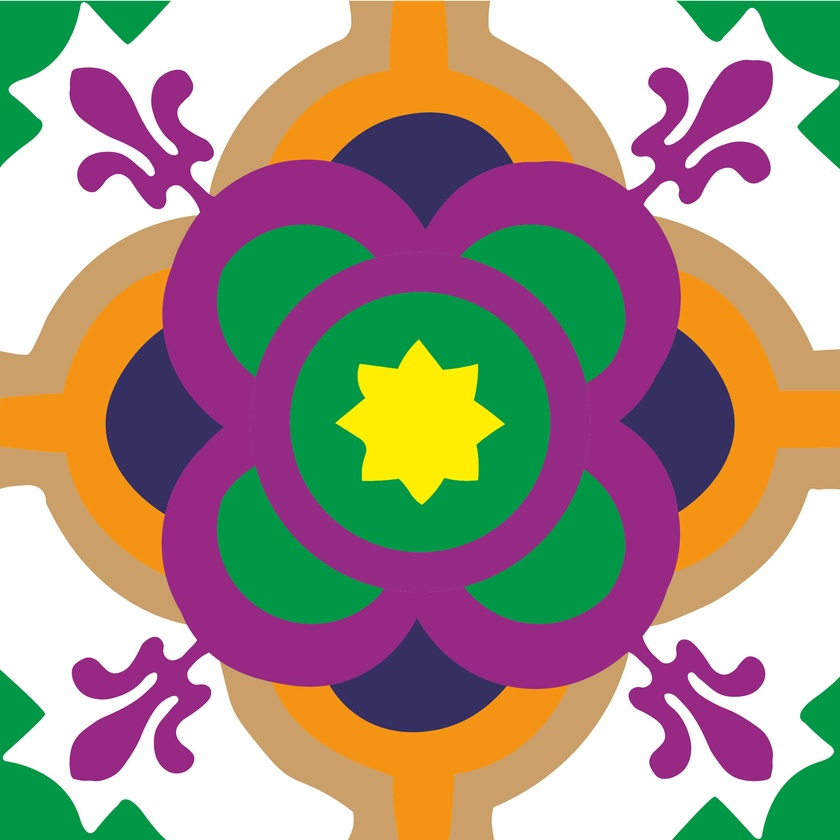
#> input picture image.jpg, 840 x 840 px, shrunk from 2005 x 2005 before the run
$ python 'analyse hsv.py'
#> lines starting #> are read from the running program, lines starting #| are printed output that depends on the picture
import cv2
from sklearn.cluster import KMeans
import numpy as np
import colorsys

image_path = "image.jpg"
colors = ["#024836", "#f2e689", "#15ae86", "#aa39e8", "#cd5d86", "#eb248b", "#ca2589"]

def generate_combinaisons(num_colors=6):
#> called with num_colors = 6
    image = cv2.imread(image_path) # BGR$
#> image is the input picture: shape (840, 840, 3); mean B, G, R 135.5, 147.3, 165.2

    # Convertir l'image lissée en espace de couleurs HSV
    hsv_image = cv2.cvtColor(image, cv2.COLOR_BGR2HSV)
#> hsv_image: shape (840, 840, 3); mean H, S, V 71.1, 141, 193.2

    pixels, shape = get_pixels(hsv_image)
#> shape = (840, 840, 3)

    clusters = get_top_colors(pixels, num_colors)

    generate(pixels, shape, clusters, colors)


def rgb_to_hex(rgb_color):
    return '#{:02x}{:02x}{:02x}'.format(*rgb_color)


def hex_to_rgb(hex_code):
    hex_code = hex_code.lstrip('#')
    return tuple(int(hex_code[i:i+2], 16) for i in (0, 2, 4))


def rgb_to_hsv(rgb_color):
    # Convertir les valeurs RGB en valeurs HSV
    hsv_color = colorsys.rgb_to_hsv(rgb_color[0] / 255.0, rgb_color[1] / 255.0, rgb_color[2] / 255.0)
    # Normaliser les valeurs de teinte et les convertir en degrés
    return (round(hsv_color[0] * 179.0), round(hsv_color[1] * 255.0), round(hsv_color[2] * 255.0))


def hsv_to_rgb(hsv_color):
    # Convertir les valeurs HSV en valeurs RGB
    rgb_color = tuple(round(c * 255) for c in colorsys.hsv_to_rgb(hsv_color[0] / 179.0, hsv_color[1] / 255.0, hsv_color[2] / 255.0))
    return rgb_color


def hsv_to_hex(hsv_color):
    return rgb_to_hex(hsv_to_rgb(hsv_color))

def hex_to_hsv(hex_color):
    return rgb_to_hsv(hex_to_rgb(hex_color))


def get_pixels(image):
    image_array = np.array(image) # transforme l'image en tableau numpy
    shape = image_array.shape # dimensions de l'image : largeur, longueur, canaux
    pixels = image_array.reshape(-1, shape[2]) # matrice n par 3 (4 si png) : n pixels rgb(a)
    return pixels, shape


def hsv_mask(pixels, target_hsv, tolerance):
    # Gérer la teinte (H) de manière cyclique en degrés
    hue_diff = np.abs(pixels[:, 0] - target_hsv[0])
    hue_diff = np.minimum(hue_diff, 179 - hue_diff)

    # Comparer la différence angulaire de la teinte avec la tolérance en degrés
    hue_mask = hue_diff <= tolerance[0]

    print(pixels.shape, pixels[:, 1:].shape, target_hsv[1:])

    # Comparer la différence de saturation (S) et de valeur (V) avec la tolérance
    sat_val_diff = np.abs(pixels[:, 1:] - target_hsv[1:])
    sat_val_mask = np.all(sat_val_diff <= tolerance[1:], axis=1)

    # Combiner les masques pour former le masque final
    mask = hue_mask & sat_val_mask

    return mask


def get_top_colors(pixels, num_colors):
    # Déterminer les couleurs dominantes dans l'espace HSV
#> called with pixels = array of shape (705600, 3), num_colors = 6
    kmeans = KMeans(n_clusters=num_colors)
    kmeans.fit(pixels)
    clusters = np.round(kmeans.cluster_centers_)

    # Trie par ordre décroissant
    clusters_area = {}
    for color in clusters:
        mask = hsv_mask(pixels, color, [10, 100, 100])
        clusters_area[tuple(color)] = pixels[mask].size
#> after the loop, clusters_area = {(17, 121, 202): 257124, (148, 172, 139): 536490, (74, 252, 151): 354297, (4, 1, 255): 416778, (19, 236, 246): 268095, (121, 7, 253): 3291}
    sorted_clusters = sorted(clusters_area.items(), key=lambda x: x[1], reverse=True)
#> sorted_clusters = [((148, 172, 139), 536490), ((4, 1, 255), 416778), ((74, 252, 151), 354297), ((19, 236, 246), 268095), ((17, 121, 202), 257124), ((121, 7, 253), 3291)]
#> in generate_combinaisons, `clusters = get_top_colors(pixels, num_colors)`: clusters = [(148, 172, 139), (4, 1, 255), (74, 252, 151), (19, 236, 246), (17, 121, 202), (121, 7, 253)]

    return [color for color, _ in sorted_clusters]


def generate(pixels, shape, clusters, colors):
    # Remplacer chaque cluster par les couleurs choisies
#> called with pixels = array of shape (705600, 3), shape = (840, 840, 3)
    for i, color in enumerate(clusters):
        # mask = np.all(np.abs(pixels - hex_to_hsv(color)) <= tolerance, axis=1)
        mask = hsv_mask(pixels, color, [10, 100, 100])
        print(hsv_to_hex(color), pixels[mask].size)
        pixels[mask] = hex_to_hsv(colors[i])
#> this loop made 6 passes
#> color on passes 1 to 6: (148, 172, 139), (4, 1, 255), (74, 252, 151), (19, 236, 246), (17, 121, 202), (121, 7, 253)
#| (705600, 3) (705600, 2) (172.0, 139.0)
#| #872d8b 536490
#| (705600, 3) (705600, 2) (1.0, 255.0)
#| #fffefe 416778
#| (705600, 3) (705600, 2) (252.0, 151.0)
#| #029749 890787
#| (705600, 3) (705600, 2) (236.0, 246.0)
#| #f6a312 268095
#| (705600, 3) (705600, 2) (121.0, 202.0)
#| #caa16a 652836
#> (further printed lines are left out)

    # Retransforme le tableau numpy en image
    pixels = pixels.reshape(*shape)
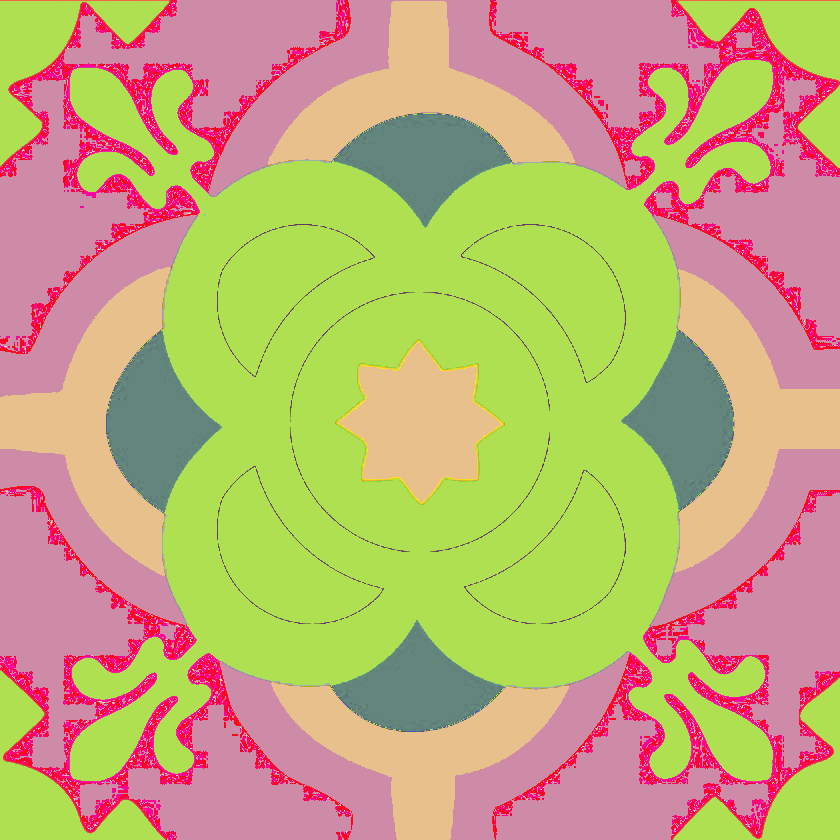
#> pixels: shape (840, 840, 3); mean of channels 0, 1, 2 119.2, 171.4, 192.2; drawn as B, G, R

    # Convertir de HSV à BGR pour utiliser cv2.imwrite
    image_bgr = cv2.cvtColor(pixels, cv2.COLOR_HSV2BGR)
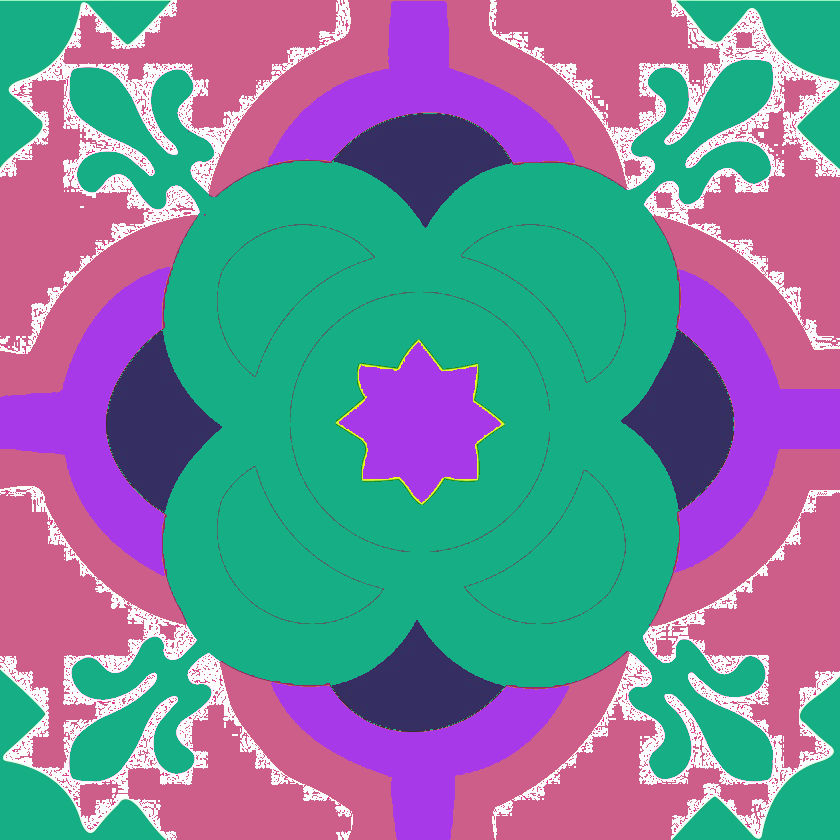
#> image_bgr: shape (840, 840, 3); mean B, G, R 153, 131.7, 116.5
    smooth = cv2.GaussianBlur(image_bgr, (11, 11), 0)
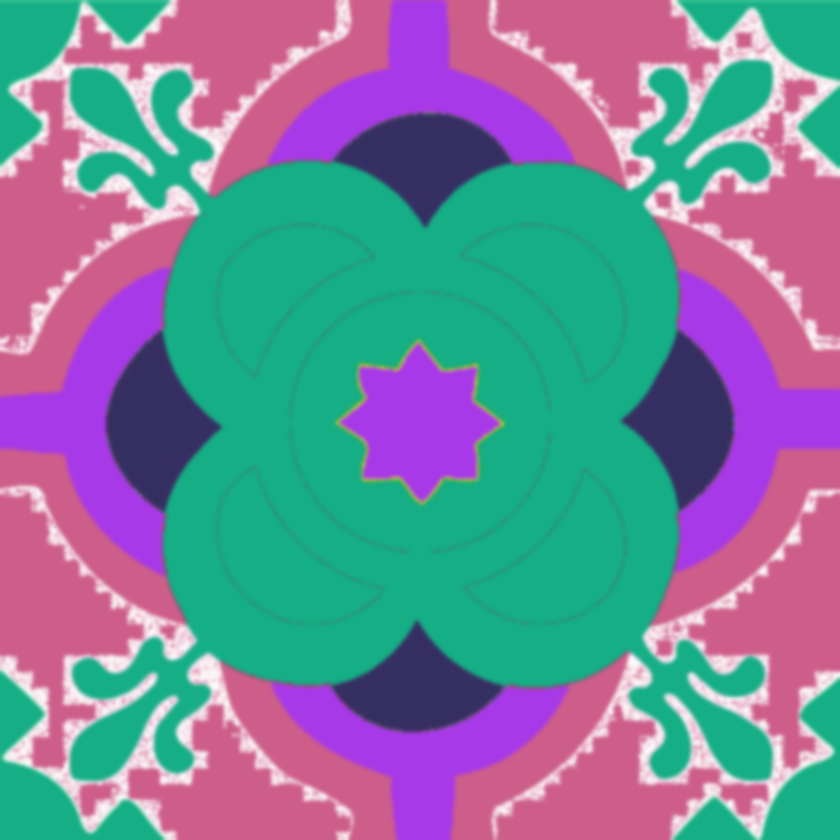
#> smooth: shape (840, 840, 3); mean B, G, R 153, 131.7, 116.4

    # Enregistrer l'image générée avec cv2.imwrite()
    cv2.imwrite("testhsv.jpeg", smooth)


img = generate_combinaisons()

$ run again, with test.jpeg copied over image.jpg
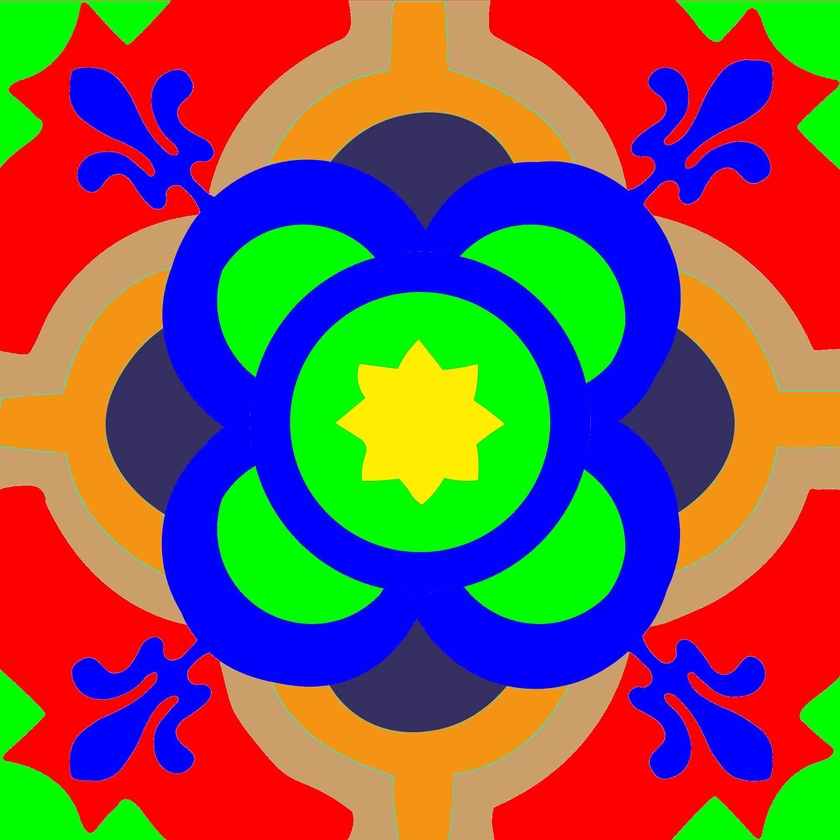
#> input picture test.jpeg, 840 x 840 px, shrunk from 2005 x 2005 before the run
#> in generate_combinaisons, image is the input picture: shape (840, 840, 3); mean B, G, R 86.1, 86.2, 126.4
#> hsv_image: shape (840, 840, 3); mean H, S, V 55.5, 227.4, 233.9
#> in generate_combinaisons, `pixels, shape = get_pixels(hsv_image)`: shape = (840, 840, 3)
#> after the loop in get_top_colors, `for color in clusters:`: clusters_area = {(18, 122, 201): 255036, (60, 253, 253): 355503, (124, 131, 99): 130413, (6, 249, 250): 572673, (122, 254, 251): 530004, (130, 224, 180): 640752}
#> sorted_clusters = [((130, 224, 180), 640752), ((6, 249, 250), 572673), ((122, 254, 251), 530004), ((60, 253, 253), 355503), ((18, 122, 201), 255036), ((124, 131, 99), 130413)]
#> clusters = [(130, 224, 180), (6, 249, 250), (122, 254, 251), (60, 253, 253), (18, 122, 201), (124, 131, 99)]
#> the loop in generate, `for i, color in enumerate(clusters):` made 6 passes
#> color on passes 1 to 6: (130, 224, 180), (6, 249, 250), (122, 254, 251), (60, 253, 253), (18, 122, 201), (124, 131, 99)
#> (printed output is left out)
#> in generate, `pixels = pixels.reshape(*shape)`:
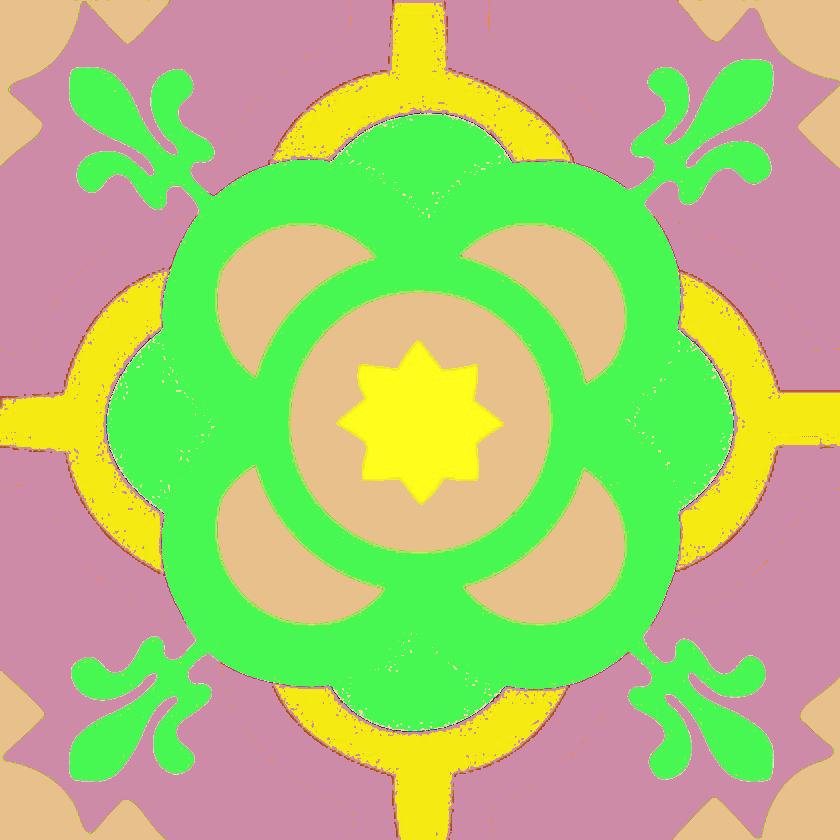
#> pixels: shape (840, 840, 3); mean of channels 0, 1, 2 118.8, 193, 173.1; drawn as B, G, R
#> in generate, `smooth = cv2.GaussianBlur(image_bgr, (11, 11), 0)`:
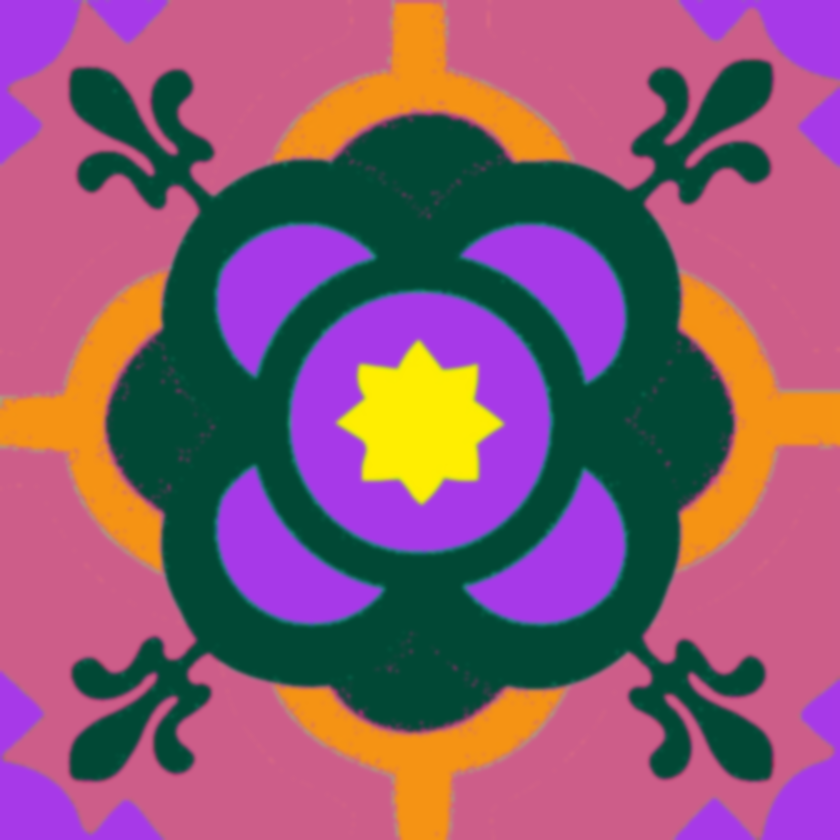
#> smooth: shape (840, 840, 3); mean B, G, R 113.8, 89.2, 138.9

$ run again, with testgui.png saved as image.jpg
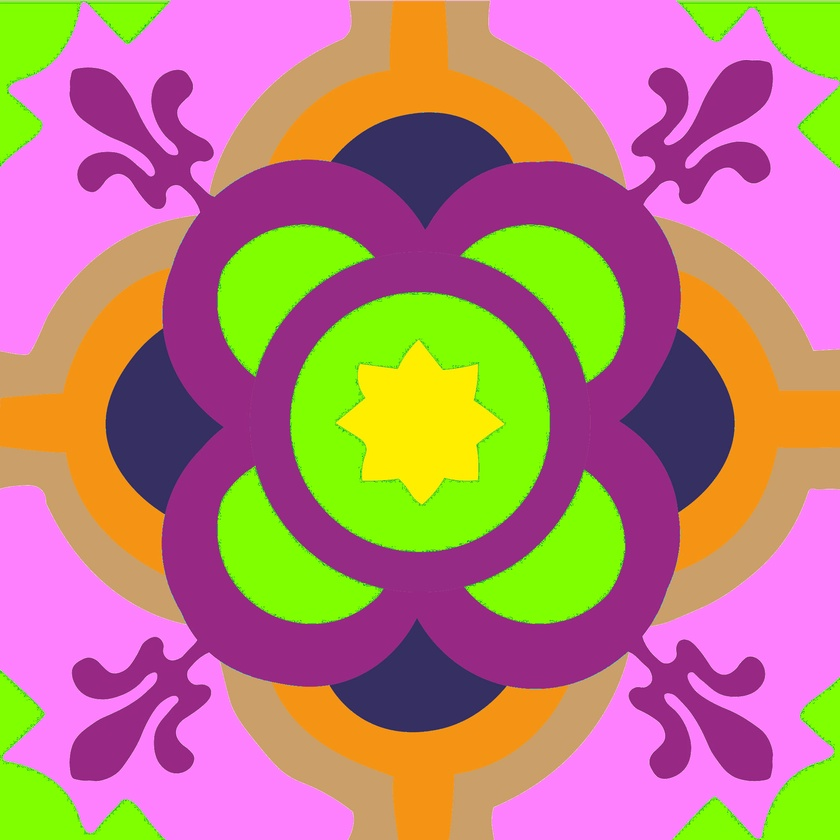
#> input picture testgui.png, 840 x 840 px, shrunk from 2005 x 2005 before the run
#> in generate_combinaisons, image is the input picture: shape (840, 840, 3); mean B, G, R 123.9, 130.2, 186.2
#> hsv_image: shape (840, 840, 3); mean H, S, V 100.1, 174.6, 210.1
#> in generate_combinaisons, `pixels, shape = get_pixels(hsv_image)`: shape = (840, 840, 3)
#> after the loop in get_top_colors, `for color in clusters:`: clusters_area = {(18, 121, 200): 251256, (155, 185, 150): 561126, (43, 254, 254): 357243, (150, 125, 253): 628596, (126, 131, 99): 123798, (19, 231, 243): 270156}
#> sorted_clusters = [((150, 125, 253), 628596), ((155, 185, 150), 561126), ((43, 254, 254), 357243), ((19, 231, 243), 270156), ((18, 121, 200), 251256), ((126, 131, 99), 123798)]
#> clusters = [(150, 125, 253), (155, 185, 150), (43, 254, 254), (19, 231, 243), (18, 121, 200), (126, 131, 99)]
#> the loop in generate, `for i, color in enumerate(clusters):` made 6 passes
#> color on passes 1 to 6: (150, 125, 253), (155, 185, 150), (43, 254, 254), (19, 231, 243), (18, 121, 200), (126, 131, 99)
#> (printed output is left out)
#> in generate, `pixels = pixels.reshape(*shape)`:
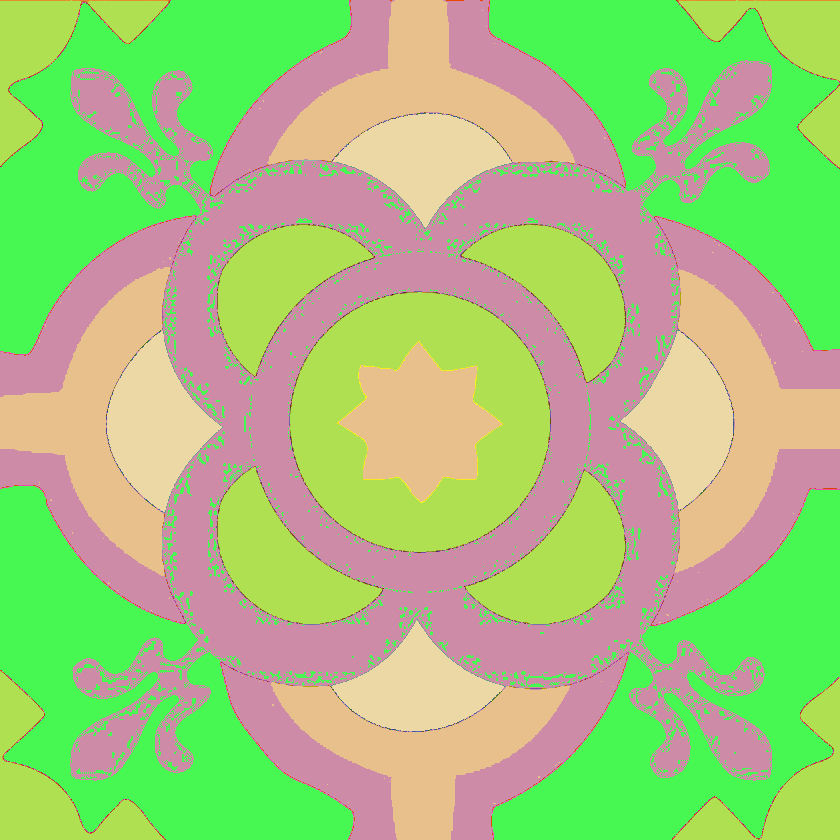
#> pixels: shape (840, 840, 3); mean of channels 0, 1, 2 122.9, 196.6, 165; drawn as B, G, R
#> in generate, `smooth = cv2.GaussianBlur(image_bgr, (11, 11), 0)`:
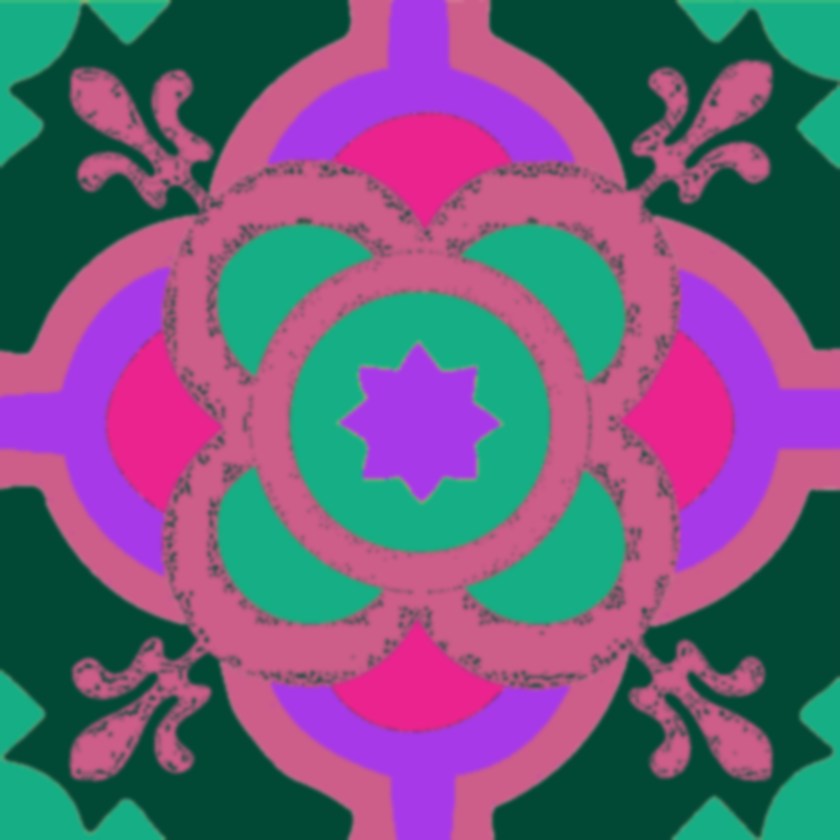
#> smooth: shape (840, 840, 3); mean B, G, R 123.4, 93, 109.6
